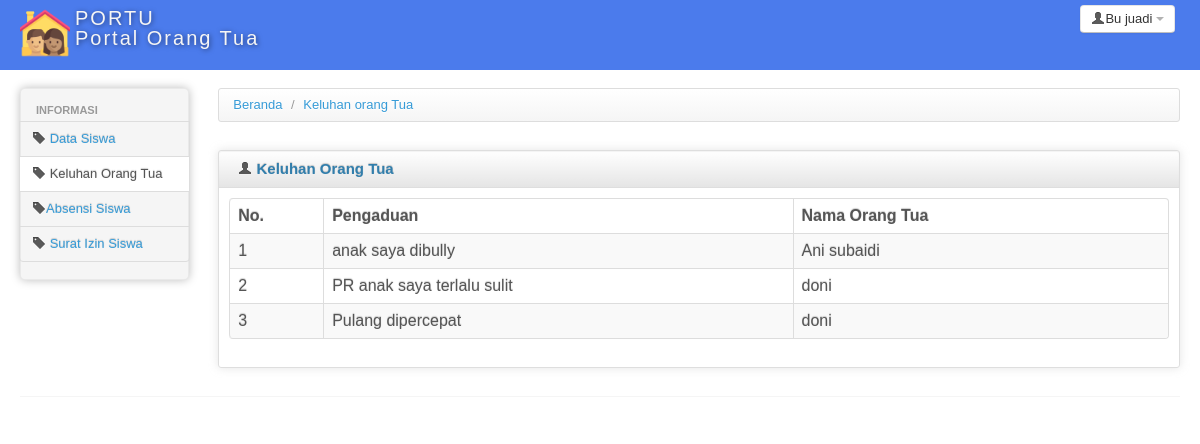
Screenshot of /portu/index.php?modul=adu (signed in) with the database file from the repository.
### tables this page shows
CREATE TABLE IF NOT EXISTS `ngadu` (
  `id_ngadu` int(11) NOT NULL AUTO_INCREMENT,
  `ngadu` varchar(100) NOT NULL,
  `id_ortu` int(11) NOT NULL,
  PRIMARY KEY (`id_ngadu`)
);

CREATE TABLE IF NOT EXISTS `ortu` (
  `id_ortu` int(11) NOT NULL AUTO_INCREMENT,
  `nama_ortu` varchar(111) NOT NULL,
  `username` varchar(111) NOT NULL,
  `password` varchar(111) NOT NULL,
  `hak_akses` varchar(10) NOT NULL,
  PRIMARY KEY (`id_ortu`)
);

### portu/modul/mod_adu/adu.php (the view, shortened to what this page needs)
<?php
$query = mysql_query("select ngadu.id_ngadu, ngadu.ngadu, ortu.nama_ortu from ngadu inner join ortu on ngadu.id_ortu = ortu.id_ortu");
?>
<div>
    <ul class="breadcrumb">
        <li>
            <a href="index.php?modul=home">Beranda</a> <span class="divider">/</span>
        </li>
        <li>
            <a href="index.php?modul=pengaduan_guru">Keluhan orang Tua</a>
        </li>
    </ul>
</div>
<div class="row-fluid sortable">
    <div class="box span12">
        <div class="box-header well" data-original-title>
            <h2><i class="icon-user"></i> Keluhan Orang Tua</h2>
        </div>
        <div class="box-content">
            <table class="table table-striped table-bordered bootstrap-datatable datatable">
                <thead>
                    <tr>
                        <th style="width: 10%;">
                            No.
                        </th>
                        <th style="width: 50%;">
                            Pengaduan
                        </th>
                        <th style="width: 70%;">
                            Nama Orang Tua
                        </th>
                    </tr>
                </thead>
                <tbody>
                    <?php
                    $i = 1;
                    while ($data = mysql_fetch_array($query)) {
                    ?>
                        <tr>
                            <td><?php echo $i++; ?></td>
                            <td><?php echo $data['ngadu']; ?></td>
                            <td><?php echo $data['nama_ortu']; ?></td>
                        </tr>
                    <?php } ?>
                </tbody>
            </table>
        </div>
    </div>
</div>

### portu/css/charisma-app.css (style rules this page uses)
.box { border: 1px solid #DEDEDE; border-radius:3px; -webkit-border-radius:3px; -moz-border-radius:3px; margin-top: 10px; margin-bottom: 10px ; box-shadow: 0 0 10px rgba(189, 189, 189, 0.4); -webkit-box-shadow: 0 0 10px rgba(189, 189, 189, 0.4); -moz-box-shadow: 0 0 10px rgba(189, 189, 189, 0.4); }
.box-header { border:none; padding-top:5px; border-bottom: 1px solid #DEDEDE; border-radius:3px 3px 0 0; -webkit-border-radius:3px 3px 0 0; -moz-border-radius:3px 3px 0 0; height:12px; min-height:12px; margin-bottom: 0; cursor:move; font-weight:bold; font-size:16px; background: -moz-linear-gradient(top, rgba(255,255,255,0) 0%, rgba(0,0,0,0.1) 100%); background: -webkit-gradient(linear, left top, left bottom, color-stop(0%,rgba(255,255,255,0)), color-stop(100%,rgba(0,0,0,0.1))); background: -webkit-linear-gradient(top, rgba(255,255,255,0) 0%,rgba(0,0,0,0.1) 100%); background: -o-linear-gradient(top, rgba(255,255,255,0) 0%,rgba(0,0,0,0.1) 100%); background: -ms-linear-gradient(top, rgba(255,255,255,0) 0%,rgba(0,0,0,0.1) 100%); background: linear-gradient(to bottom, rgba(255,255,255,0) 0%,rgba(0,0,0,0.1) 100%); filter: progid:DXImageTransform.Microsoft.gradient( startColorstr='#00ffffff', endColorstr='#1a000000',GradientType=0 ); }
.box-header h2 { font-size:15px; width:auto; clear:none; float:left; line-height:25px; white-space: nowrap; }
.box-header h2 > i { margin-top:1px; }
.box-content { padding:10px; }

### portu/header.php (style rules this page uses)
body { padding-bottom: 40px; }

### rows the page displays
ngadu: ngadu "anak saya dibully", id_ortu.nama_ortu "Ani subaidi"
ngadu: ngadu "PR anak saya terlalu sulit", id_ortu.nama_ortu "doni"
ngadu: ngadu "Pulang dipercepat", id_ortu.nama_ortu "doni"

### other values shown
$_SESSION['nama'] "Bu juadi"
